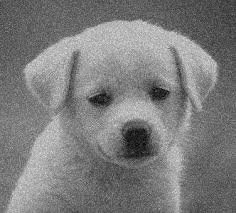
#> input picture image/dog.jfif, 236 x 213 px
$ python dft.py
#> lines starting #> are read from the running program, lines starting #| are printed output that depends on the picture
import numpy as np
import cv2
import matplotlib.pyplot as plt

size = 48
cutoff_frequency = 10

# โหลดภาพขาวดำ
gray = cv2.imread('image/dog.jfif', cv2.IMREAD_GRAYSCALE)
#> gray is the input picture: shape (213, 236); min 0, max 238, mean 124.5
gray = cv2.resize(gray, (size, size))
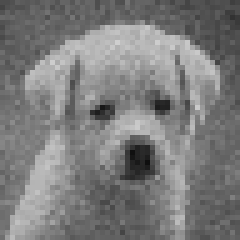
#> gray: shape (48, 48) (shown 5 times larger); min 15, max 207, mean 124.3

rows,cols = gray.shape
#> rows = 48; cols = 48
print("Image dimensions:", rows, "x", cols)
#| Image dimensions: 48 x 48
F = np.zeros((rows, cols), dtype=complex)

def IDFT2D(F):
    M, N = F.shape
    img_reconstructed = np.zeros((M, N), dtype=complex)
    for x in range(M):
        for y in range(N):
            sum_val = 0
            for u in range(M):
                for v in range(N):
                    e = np.exp(2j * np.pi * ((u * x / M) + (v * y / N)))
                    sum_val += F[u, v] * e
            img_reconstructed[x, y] = sum_val / (M * N)
    return np.real(img_reconstructed)

def inverse_dft(freq_domain):
    return np.real(np.fft.ifft2(np.fft.ifftshift(freq_domain)))


def DFT2D(image,u,v):
    M, N = image.shape
    for x in range(M):
        for y in range(N):
            e = np.exp(-2j * np.pi * ((u * x / M) + (v * y / N)))
            F[u, v] += image[x, y] * e
    return F[u, v]

def compute_DFT(image):
    for u in range(rows):
        for v in range(cols):
            F[u, v] = DFT2D(image, u, v)
    return F

def LowPassFilter(image, cutoff):
    M, N = image.shape
    filtered = np.zeros((M, N), dtype=complex)
    center_u, center_v = M // 2, N // 2
    for u in range(M):
        for v in range(N):
            D = np.sqrt((u - center_u) ** 2 + (v - center_v) ** 2)
            if D <= cutoff:
                filtered[u, v] = image[u, v]
            else:
                filtered[u, v] = 0
    return filtered

def normalize(image):
    min_val = np.min(image)
    max_val = np.max(image)
    norm_image = np.zeros_like(image)
    for i in range(rows):
        for j in range(cols):
            norm_image[i, j] = (image[i, j] - min_val) * 255 / (max_val - min_val)
    return norm_image

dft_image = compute_DFT(gray)
abs_image = np.abs(dft_image)
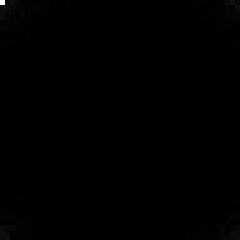
#> abs_image: shape (48, 48) float64 (shown 5 times larger); min 19.15, max 286502, mean 958; drawn with min black and max white
shifted = np.fft.fftshift(abs_image)
log_image = np.log(shifted  + 1)   # ป้องกัน log(0)
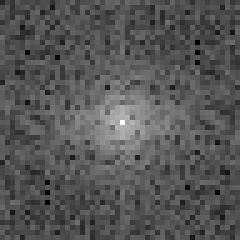
#> log_image: shape (48, 48) float64 (shown 5 times larger); min 3, max 12.57, mean 6.24; drawn with min black and max white
norm_dft_image = normalize(log_image)

low_pass_filtered = LowPassFilter(norm_dft_image, cutoff_frequency)
reconstructed = inverse_dft(low_pass_filtered)
#> in inverse_dft, `return np.real(np.fft.ifft2(np.fft.ifftshift(freq_domain)))`:
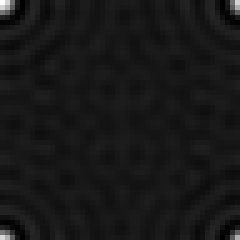
#> returned value: shape (48, 48) float64 (shown 5 times larger); min -1.62, max 16.61, mean 0.111; drawn with min black and max white
reconstructed = normalize(reconstructed)

print(norm_dft_image)
#> (printed output is left out)

plt.figure(figsize=(16,4))

# แสดงภาพ
plt.subplot(1,3,1)
plt.title('Original Image')
plt.imshow(gray, cmap='gray')
plt.axis('off')

# แสดง DFT
plt.subplot(1,3,2)
plt.title('DFT Magnitude')
plt.imshow(norm_dft_image, cmap='gray')
plt.axis('off')

# แสดง Phase
plt.subplot(1,3,3)
plt.title('DFT Phase')
plt.imshow(np.angle(dft_image), cmap='gray')
plt.axis('off')

# แสดง Low Pass Filtered
plt.figure(figsize=(8, 4))
plt.subplot(1,2,1)
plt.title('Low Pass Filtered')
plt.imshow(np.abs(low_pass_filtered), cmap='gray')
plt.axis('off')

# แสดง Reconstructed
plt.subplot(1,2,2)
plt.title('Reconstructed Image')
plt.imshow(reconstructed, cmap='gray')
plt.axis('off')

plt.show()
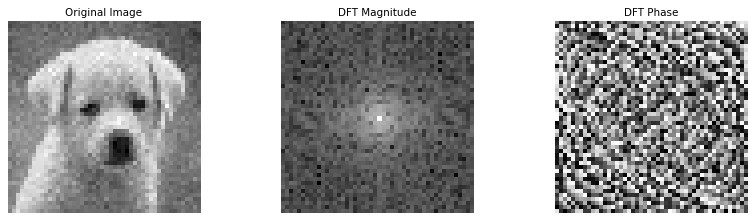
#> figure drawn by matplotlib, 3 panels
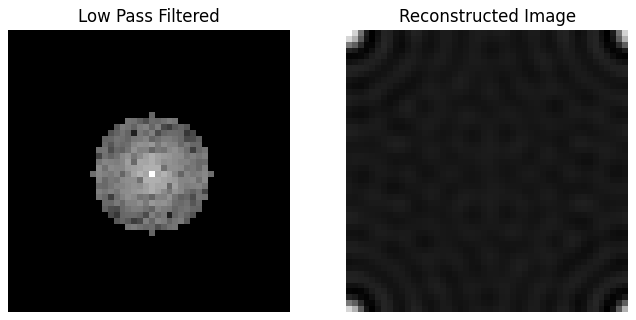
#> figure drawn by matplotlib, 2 panels

$ run again, with image/News-Road.jpg saved as image/dog.jfif
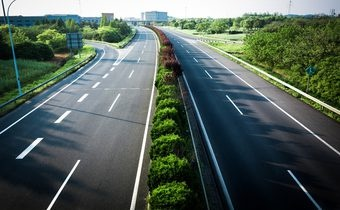
#> input picture image/News-Road.jpg, 340 x 210 px
#| Image dimensions: 48 x 48
#> (printed output is left out)
#> `plt.show()`:
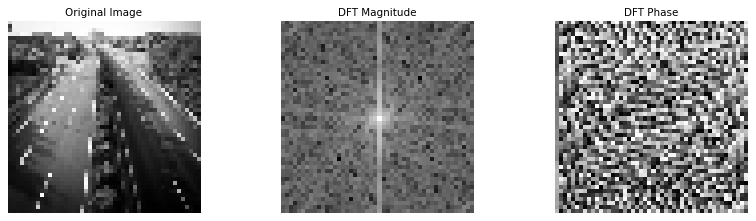
#> figure drawn by matplotlib, 3 panels
#> `plt.show()`:
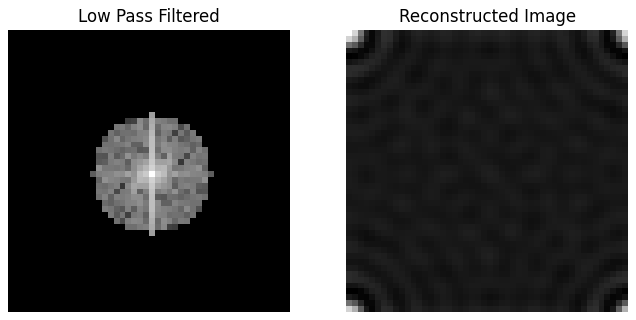
#> figure drawn by matplotlib, 2 panels
